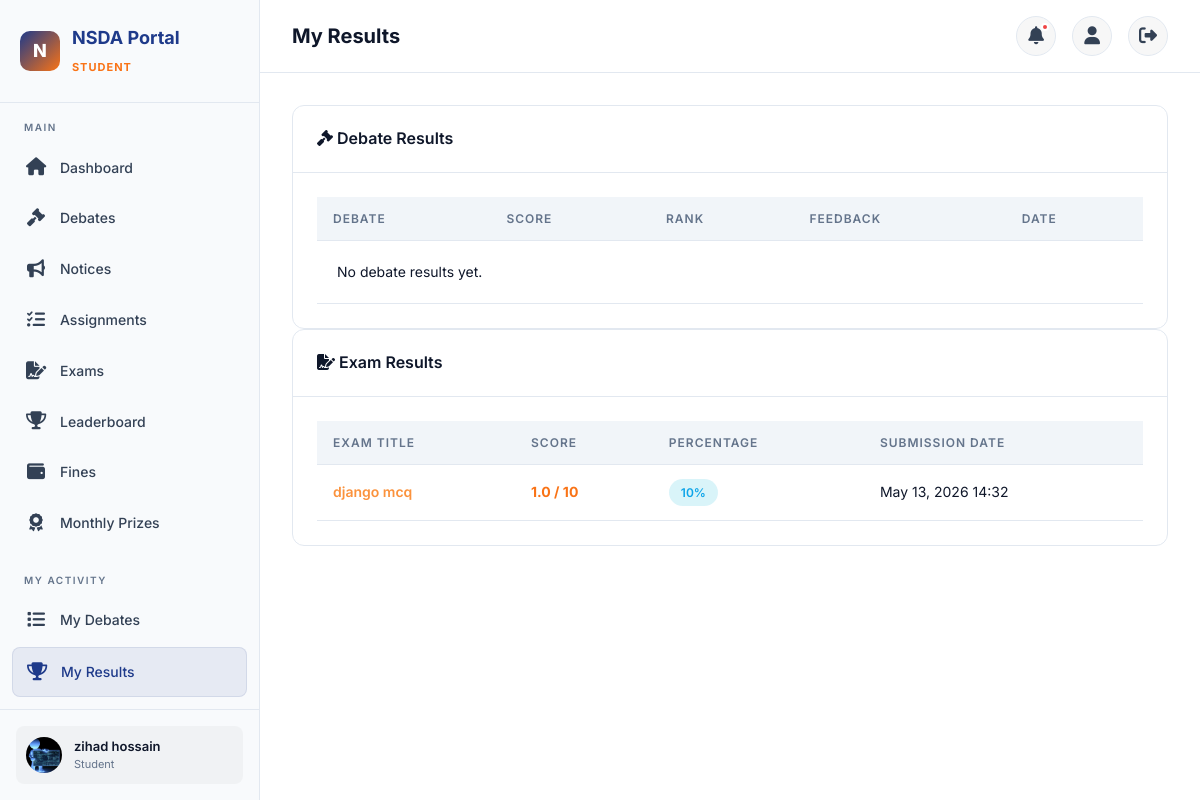
The page /debates/my-results/ (signed in) on the database its author committed.
### accounts/models.py (models this page shows, shortened)
class User(AbstractUser):
    class Role(models.TextChoices):
        STUDENT = 'student', 'Student'
        CR = 'cr', 'Class Representative'
        TEACHER = 'teacher', 'Teacher'
        ADMIN = 'admin', 'Admin'
    role = models.CharField(
        max_length=10,
        choices=Role.choices,
        default=Role.STUDENT,
    )
    profile_picture = models.ImageField(
        upload_to='profiles/',
        blank=True,
        null=True,
    )
    phone = models.CharField(max_length=20, blank=True)
    bio = models.TextField(blank=True)
    grade_level = models.CharField(max_length=50, blank=True)
    school = models.CharField(max_length=200, blank=True)
    date_of_birth = models.DateField(blank=True, null=True)
    created_at = models.DateTimeField(auto_now_add=True)
    updated_at = models.DateTimeField(auto_now=True)
    @property
    def is_student(self):
        return self.role == self.Role.STUDENT
    @property
    def is_cr(self):
        return self.role == self.Role.CR
    @property
    def is_teacher(self):
        return self.role == self.Role.TEACHER
    @property
    def is_admin_user(self):
        return self.role == self.Role.ADMIN

### exams/models.py (models this page shows, shortened)
class QuizSubmission(models.Model):
    quiz = models.ForeignKey(Quiz, on_delete=models.CASCADE, related_name='submissions')
    student = models.ForeignKey(settings.AUTH_USER_MODEL, on_delete=models.CASCADE, related_name='quiz_submissions')
    score = models.FloatField(default=0)
    submitted_at = models.DateTimeField(auto_now_add=True)
    is_completed = models.BooleanField(default=False)
    class Meta:
        unique_together = ('quiz', 'student')

class Quiz(models.Model):
    title = models.CharField(max_length=255)
    description = models.TextField(blank=True)
    created_by = models.ForeignKey(settings.AUTH_USER_MODEL, on_delete=models.CASCADE, related_name='quizzes')
    created_at = models.DateTimeField(auto_now_add=True)
    duration_minutes = models.PositiveIntegerField(default=30, help_text="Duration of the exam in minutes")
    is_active = models.BooleanField(default=True)
    total_marks = models.PositiveIntegerField(default=0)
    class Meta:
        verbose_name_plural = "Quizzes"

### debates/views.py (the view)
# urls.py: path('my-results/', views.MyResultsView.as_view(), name='my_results'),
class MyResultsView(StudentRequiredMixin, ListView):
    template_name = 'debates/my_results.html'
    context_object_name = 'results'
    paginate_by = 10
    def get_queryset(self):
        return DebateResult.objects.filter(
            student=self.request.user
        ).select_related('debate').order_by('-created_at')
    def get_context_data(self, **kwargs):
        context = super().get_context_data(**kwargs)
        from exams.models import QuizSubmission
        context['quiz_results'] = QuizSubmission.objects.filter(
            student=self.request.user,
            is_completed=True
        ).select_related('quiz').order_by('-submitted_at')
        return context

### accounts/mixins.py (called while the page is built)
    def test_func(self):
        if self.required_role is None:
            return True
        return self.request.user.role == self.required_role

### portal/context_processors.py (called while the page is built)
def notifications_processor(request):
    if request.user.is_authenticated:
        unread_count = Notification.objects.filter(
            user=request.user, is_read=False
        ).count()
        recent_notifications = Notification.objects.filter(
            user=request.user
        ).order_by('-created_at')[:5]
        return {
            'unread_notifications_count': unread_count,
            'recent_notifications': recent_notifications
        }
    return {'unread_notifications_count': 0, 'recent_notifications': []}

### templates/debates/my_results.html (shortened to what this page needs)
{% extends "base.html" %}
{% block page_title %}My Results{% endblock %}
{% block content %}
<div class="card mb-24">
    <div class="card-header"><h3><i class="fas fa-gavel"></i> Debate Results</h3></div>
    <div class="card-body table-container">
        <table>
            <thead>
                <tr>
                    <th>Debate</th>
                    <th>Score</th>
                    <th>Rank</th>
                    <th>Feedback</th>
                    <th>Date</th>
                </tr>
            </thead>
            <tbody>
                {% for r in results %}
                <tr>
                    <td><a href="{% url 'debates:detail' r.debate.pk %}" style="font-weight:600;">{{ r.debate.title }}</a></td>
                    <td style="font-weight:700;font-size:18px;color:var(--success);">{{ r.score }}</td>
                    <td>{{ r.rank|default:"—" }}</td>
                    <td class="text-sm">{{ r.feedback|truncatewords:15|default:"—" }}</td>
                    <td class="text-muted">{{ r.created_at|date:"M d, Y" }}</td>
                </tr>
                {% empty %}
                <tr><td colspan="5" class="text-center text-muted" style="padding:20px;">No debate results yet.</td></tr>
                {% endfor %}
            </tbody>
        </table>
    </div>
</div>
<div class="card">
    <div class="card-header"><h3><i class="fas fa-file-signature"></i> Exam Results</h3></div>
    <div class="card-body table-container">
        <table>
            <thead>
                <tr>
                    <th>Exam Title</th>
                    <th>Score</th>
                    <th>Percentage</th>
                    <th>Submission Date</th>
                </tr>
            </thead>
            <tbody>
                {% for sub in quiz_results %}
                <tr>
                    <td><a href="{% url 'exams:quiz_detail' sub.quiz.pk %}" style="font-weight:600;">{{ sub.quiz.title }}</a></td>
                    <td style="font-weight:700;color:var(--accent);">{{ sub.score }} / {{ sub.quiz.total_marks }}</td>
                    <td>
                        {% widthratio sub.score sub.quiz.total_marks 100 as percent %}
                        <span class="badge badge-info">{{ percent }}%</span>
                    </td>
                    <td class="text-muted">{{ sub.submitted_at|date:"M d, Y H:i" }}</td>
                </tr>
                {% empty %}
                <tr><td colspan="4" class="text-center text-muted" style="padding:20px;">No exam results yet.</td></tr>
                {% endfor %}
            </tbody>
        </table>
    </div>
</div>
{% endblock %}

### templates/base.html (shortened to what this page needs)
{% load static %}
<!DOCTYPE html>
<html lang="en">
<head>
    <link rel="stylesheet" href="{% static 'css/style.css' %}">
    <link rel="stylesheet" href="https://cdnjs.cloudflare.com/ajax/libs/font-awesome/6.5.0/css/all.min.css">
</head>
<body>
<div class="app-wrapper">
    <aside class="sidebar" id="sidebar">
        <div class="sidebar-brand">
            <div class="logo">N</div>
            <div><h2>NSDA Portal</h2><small>{{ request.user.get_role_display|default:"Portal" }}</small></div>
        </div>
        <nav class="sidebar-nav">
            <div class="nav-section">
                <div class="nav-section-title">Main</div>
                <a href="{% url 'portal:dashboard' %}" class="nav-link"><span class="icon"><i class="fas fa-home"></i></span>Dashboard</a>
                <a href="{% url 'debates:list' %}" class="nav-link"><span class="icon"><i class="fas fa-gavel"></i></span>Debates</a>
                <a href="{% url 'portal:notice_list' %}" class="nav-link"><span class="icon"><i class="fas fa-bullhorn"></i></span>Notices</a>
                <a href="{% url 'portal:assignment_list' %}" class="nav-link"><span class="icon"><i class="fas fa-tasks"></i></span>Assignments</a>
                <a href="{% url 'exams:quiz_list' %}" class="nav-link"><span class="icon"><i class="fas fa-file-signature"></i></span>Exams</a>
                <a href="{% url 'portal:leaderboard' %}" class="nav-link"><span class="icon"><i class="fas fa-trophy"></i></span>Leaderboard</a>
                <a href="{% url 'finance:fine_list' %}" class="nav-link"><span class="icon"><i class="fas fa-wallet"></i></span>Fines</a>
                <a href="{% url 'attendance:prizes' %}" class="nav-link"><span class="icon"><i class="fas fa-award"></i></span>Monthly Prizes</a>
            </div>
            {% if request.user.is_student or request.user.is_cr %}
            <div class="nav-section">
                <div class="nav-section-title">My Activity</div>
                <a href="{% url 'debates:my_debates' %}" class="nav-link"><span class="icon"><i class="fas fa-list"></i></span>My Debates</a>
                <a href="{% url 'debates:my_results' %}" class="nav-link"><span class="icon"><i class="fas fa-trophy"></i></span>My Results</a>
                <a href="{% url 'attendance:prizes' %}" class="nav-link"><span class="icon"></span>My Progress</a>
            </div>
            {% endif %}
        </nav>
        <div class="sidebar-footer">
            <div class="user-card">
                <div class="user-avatar">
                    {% if request.user.profile_picture %}
                        <img src="{{ request.user.profile_picture.url }}" alt="avatar">
                    {% else %}
                        {{ request.user.first_name|first|default:request.user.username|first|upper }}
                    {% endif %}
                </div>
                <div class="user-info">
                    <div class="name">{{ request.user.get_full_name|default:request.user.username }}</div>
                    <div class="role">{{ request.user.get_role_display }}</div>
                </div>
            </div>
        </div>
    </aside>
    <main class="main-content">
        <header class="topbar">
            <div style="display:flex;align-items:center;gap:12px;">
                <h1>{% block page_title %}Dashboard{% endblock %}</h1>
            </div>
            <div class="topbar-actions">
                <div class="dropdown-wrapper">
                    <button class="btn-icon" id="notification-toggle">
                        <i class="fas fa-bell"></i>
                        {% if unread_notifications_count %}<span class="badge-dot"></span>{% endif %}
                    </button>
                </div>
                <a href="{% url 'accounts:profile' %}" class="btn-icon"><i class="fas fa-user"></i></a>
                <a href="{% url 'accounts:logout' %}" class="btn-icon"><i class="fas fa-sign-out-alt"></i></a>
            </div>
        </header>
        <div class="content-area">
            {% block content %}{% endblock %}
        </div>
    </main>
</div>
</body>
</html>

### rows shown on the page
User: user.role "STUDENT", user.profile_picture (picture), user.get_full_name "zihad hossain", user.role "Student"
QuizSubmission: quiz "django mcq", score "1.0", quiz.total_marks "10", percent "10", submitted_at "May 13, 2026 14:32"
